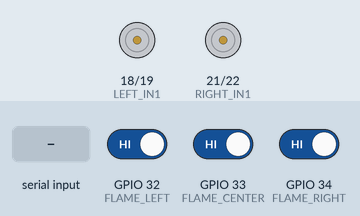
Recording of a sketch running on a simulated ESP32. Shown: motor-driver pin pairs drawn as motors (green arrow = first pin HIGH = forward, orange = second pin HIGH = backward, longer = more drive). The test bench sets the inputs (shaded band); at power-on: GPIO 32 (FLAME_LEFT) HIGH, GPIO 33 (FLAME_CENTER) HIGH, GPIO 34 (FLAME_RIGHT) HIGH. Nothing arrives over Bluetooth unless stated; what the sketch prints to the serial monitor is not drawn.

Above: at 1.2 s.
1.3 s: "F" received over the second serial link
At 2.5 s:
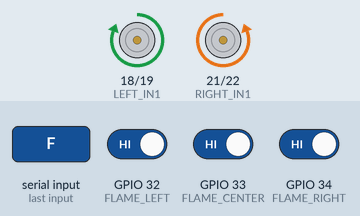
2.8 s: "B" received over the second serial link
At 3.8 s:
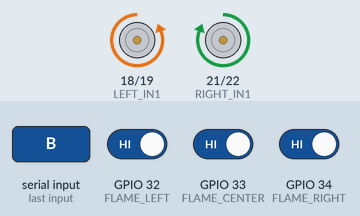
4.3 s: "L" received over the second serial link
At 4.9 s:
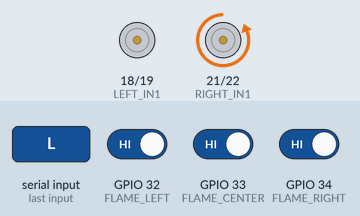
5.8 s: "R" received over the second serial link
At 6.1 s:
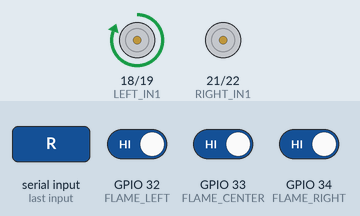
9.2 s: "S" received over the second serial link
At 9.9 s:
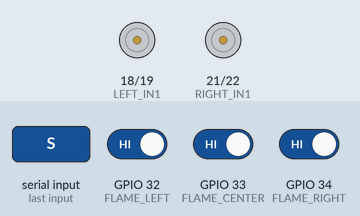
Timing chart, 0 to 12.2 s (numbered marks = the images above; inputs shaded):
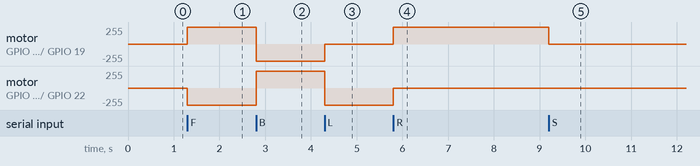

The sketch:

Fire_extinguisher_robocar.ino
```cpp
#include <BluetoothSerial.h>

BluetoothSerial SerialBT;

// Function declarations
void stopMotors();
void handleCommand(char cmd);
void checkFlameSensors();

// Motor Pins
#define LEFT_IN1 18
#define LEFT_IN2 19
#define RIGHT_IN1 21
#define RIGHT_IN2 22

// Flame Sensor Pins
#define FLAME_LEFT 32
#define FLAME_CENTER 33
#define FLAME_RIGHT 34

void setup() {
  Serial.begin(9600);
  SerialBT.begin("ESP_CAR");
  Serial.println("Bluetooth RC Car Ready");

  // Motor pins
  pinMode(LEFT_IN1, OUTPUT);
  pinMode(LEFT_IN2, OUTPUT);
  pinMode(RIGHT_IN1, OUTPUT);
  pinMode(RIGHT_IN2, OUTPUT);

  // Flame sensor pins
  pinMode(FLAME_LEFT, INPUT);
  pinMode(FLAME_CENTER, INPUT);
  pinMode(FLAME_RIGHT, INPUT);

  stopMotors();
}

void loop() {
  if (SerialBT.available()) {
    char cmd = SerialBT.read();
    handleCommand(cmd);
  }

  checkFlameSensors();
}

void handleCommand(char cmd) {
  switch (cmd) {
    case 'F':  // Forward
      digitalWrite(LEFT_IN1, HIGH);
      digitalWrite(LEFT_IN2, LOW);
      digitalWrite(RIGHT_IN1, LOW);
      digitalWrite(RIGHT_IN2, HIGH);
      break;

    case 'B':  // Backward
      digitalWrite(LEFT_IN1, LOW);
      digitalWrite(LEFT_IN2, HIGH);
      digitalWrite(RIGHT_IN1, HIGH);
      digitalWrite(RIGHT_IN2, LOW);
      break;

    case 'L':  // Left
      digitalWrite(LEFT_IN1, LOW);
      digitalWrite(LEFT_IN2, LOW);
      digitalWrite(RIGHT_IN1, LOW);
      digitalWrite(RIGHT_IN2, HIGH);
      break;

    case 'R':  // Right
      digitalWrite(LEFT_IN1, HIGH);
      digitalWrite(LEFT_IN2, LOW);
      digitalWrite(RIGHT_IN1, LOW);
      digitalWrite(RIGHT_IN2, LOW);
      break;

    case 'S':  // Stop
      stopMotors();
      break;
  }
}

void stopMotors() {
  digitalWrite(LEFT_IN1, LOW);
  digitalWrite(LEFT_IN2, LOW);
  digitalWrite(RIGHT_IN1, LOW);
  digitalWrite(RIGHT_IN2, LOW);
}

void checkFlameSensors() {
  int left = digitalRead(FLAME_LEFT);
  int center = digitalRead(FLAME_CENTER);
  int right = digitalRead(FLAME_RIGHT);

  if (left == LOW) {
    Serial.println("Flame detected on LEFT");
  } else if (center == LOW) {
    Serial.println("Flame detected at CENTER");
  } else if (right == LOW) {
    Serial.println("Flame detected on RIGHT");
  }
}
```

Measured:
- after the input at 1.3 s, motor on GPIO 18 (LEFT_IN1) / GPIO 19 (LEFT_IN2): stopped → forward 255/255 at once; motor on GPIO 21 (RIGHT_IN1) / GPIO 22 (RIGHT_IN2): stopped → backward 255/255 at once
- after the input at 2.8 s, motor on GPIO 18 (LEFT_IN1) / GPIO 19 (LEFT_IN2): forward 255/255 → backward 255/255 at once; motor on GPIO 21 (RIGHT_IN1) / GPIO 22 (RIGHT_IN2): backward 255/255 → forward 255/255 at once
- after the input at 4.3 s, motor on GPIO 18 (LEFT_IN1) / GPIO 19 (LEFT_IN2): backward 255/255 → stopped at once; motor on GPIO 21 (RIGHT_IN1) / GPIO 22 (RIGHT_IN2): forward 255/255 → backward 255/255 at once
- after the input at 5.8 s, motor on GPIO 18 (LEFT_IN1) / GPIO 19 (LEFT_IN2): stopped → forward 255/255 at once; motor on GPIO 21 (RIGHT_IN1) / GPIO 22 (RIGHT_IN2): backward 255/255 → stopped at once
- after the input at 9.2 s, motor on GPIO 18 (LEFT_IN1) / GPIO 19 (LEFT_IN2): forward 255/255 → stopped at once
